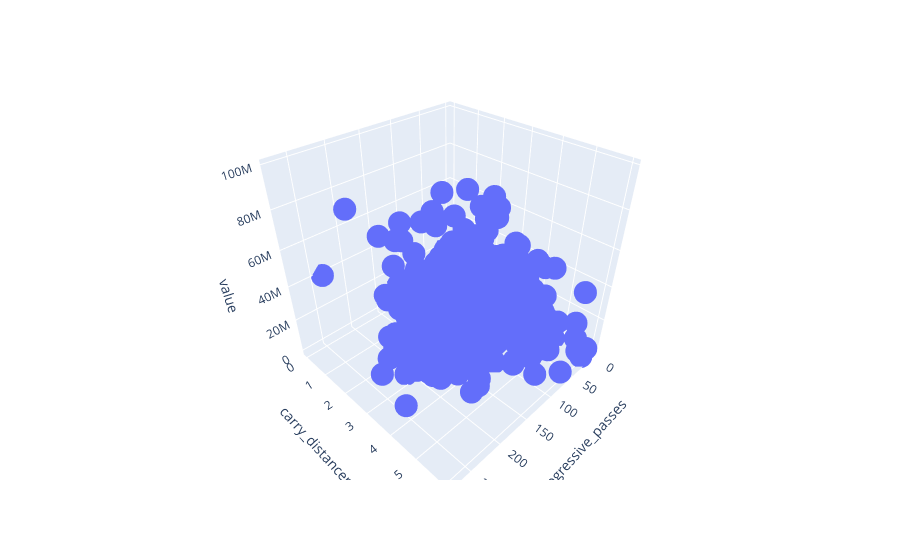

The code cell stored with this chart in its notebook:
### Code cell
fig = px.scatter_3d(df_df, x="progressive_passes", y="carry_distancem", z="value", hover_name='player', hover_data=['year', 'squad'])
fig.show()

### Figure 1 — Plotly figure (JSON) as saved in the notebook; plotly's stock layout.template omitted (floating-point values rounded to 4 significant figures; data arrays with more than 128 entries replaced by an {"elided": "..."} marker saying what was removed)
{"data": [{"customdata": {"elided": "2047x2 mixed values"}, "hovertemplate": "<b>%{hovertext}</b><br><br>progressive_passes=%{x}<br>carry_distancem=%{y}<br>value=%{z}<br>year=%{customdata[0]}<br>squad=%{customdata[1]}<extra></extra>", "hovertext": {"elided": "2047 str values"}, "legendgroup": "", "marker": {"color": "#636efa", "symbol": "circle"}, "mode": "markers", "name": "", "scene": "scene", "showlegend": false, "type": "scatter3d", "x": {"elided": "2047 int values"}, "y": {"elided": "2047 float values"}, "z": {"elided": "2047 int values"}}], "layout": {"legend": {"tracegroupgap": 0}, "margin": {"t": 60}, "scene": {"domain": {"x": [0, 1], "y": [0, 1]}, "xaxis": {"title": {"text": "progressive_passes"}}, "yaxis": {"title": {"text": "carry_distancem"}}, "zaxis": {"title": {"text": "value"}}}}}
